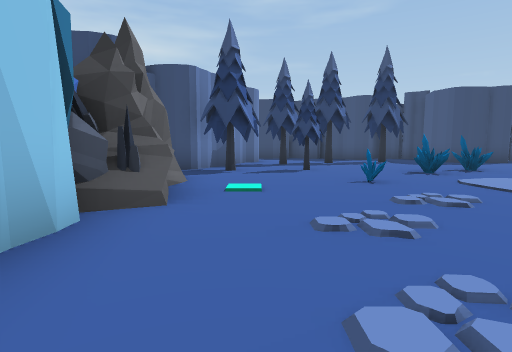
View 1 (above)

12 first-person views from a walk through a Unity game level. The camera is 1.3 m above the floor, tilts 6° down and sees 80° across. The floor is counted in squares, 2 m on a side. Each view is taken from the middle of a square. On the plan, view 1 faces up. The plan holds only what a view shows up to about 10 squares ahead; the rest is blank. The place goes on beyond the plan. The player character is not drawn.

View 2
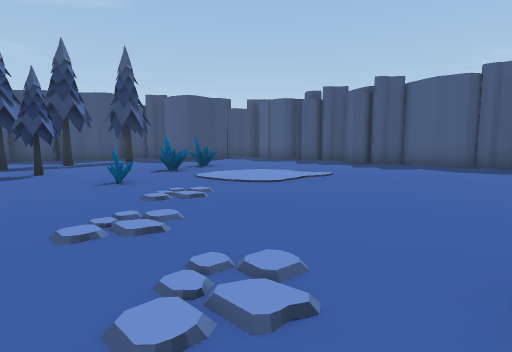

View 3
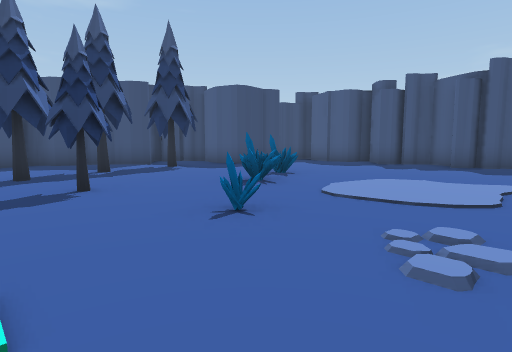

View 4
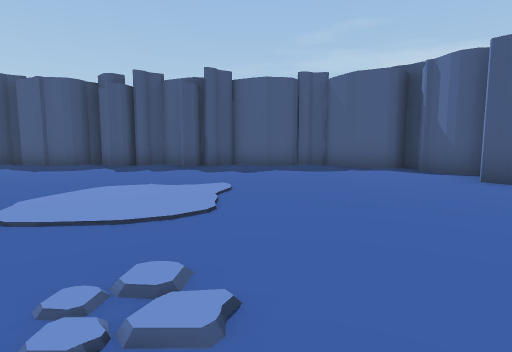

View 5
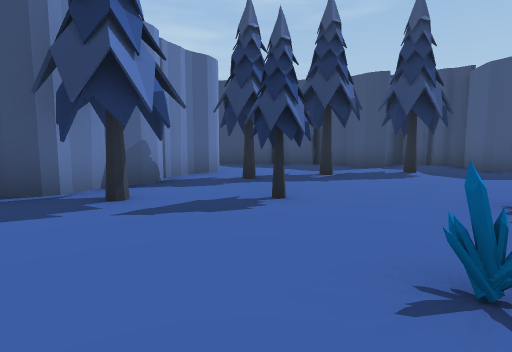

View 6
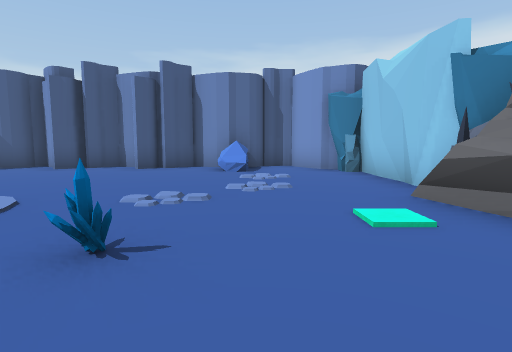

View 7
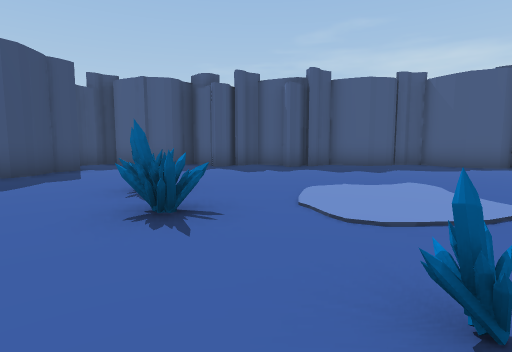

View 8
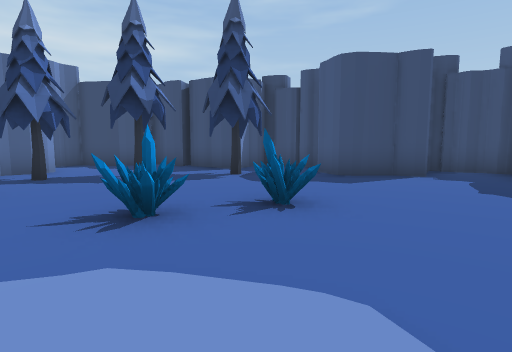

View 9
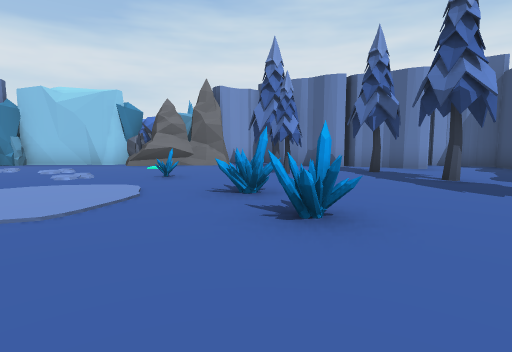

View 10
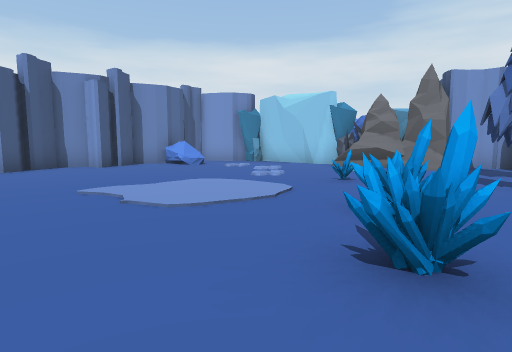

View 11
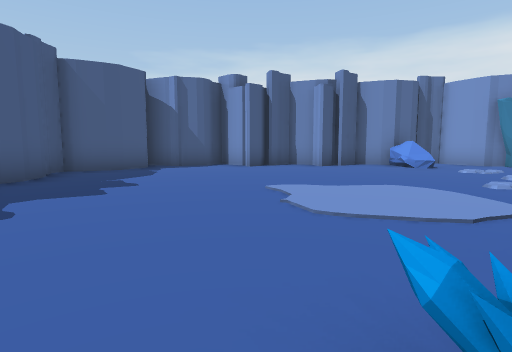

View 12
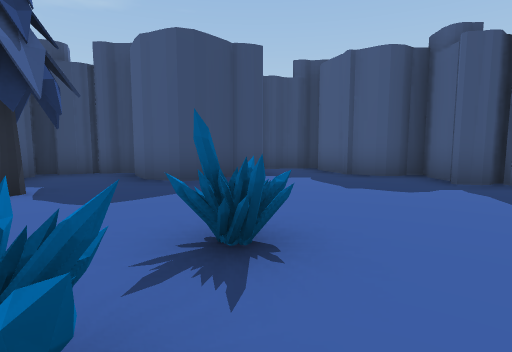

### Floor plan
Points are (right, up) in squares from view 1. A wall is a line through its corners. A room is listed if a view was taken in it or the views show most of it. See-through windows are left out.
Room 1 (views 1, 2, 3, 4, 5, 6, 7, 8, 9, 10, 11, 12)
walls: (6.8, 10.7) (6.5, 11.3) (6.8, 12.4); (6.7, 10.8) (6.5, 11.5); (-1.6, 6.1) (-1.7, 4.9); (-1.4, 7.8) (-2.1, 7.6); (-1.7, 6.1) (-1.7, 4.9); (-0.7, 9.3) (-1.5, 8); (6.5, 11.3) (6.6, 11.9); (8, 10.6) (7.3, 10.6); (10.1, 7.3) (10.6, 7.9); (10.2, 5.1) (10.5, 5.7); (-0.6, 10.5) (-0.8, 9.8); (0.1, 11.3) (-0.1, 10.9) (-0.4, 10.6); (10.2, 8.5) (10.1, 9.4); (4.6, 12.8) (4.6, 12.2) (4, 12.6) (3.8, 13) (2.9, 13.4); (10.5, 8.3) (10.2, 8.5) (10, 9.2) (10.4, 10.1); (10, 2.5) (10.2, 3.1); (7, 12.6) (6.4, 13.4); (11.1, 7.9) (10.7, 8.3); (10.2, 2) (10.1, 2.8); (10.2, 1.8) (10, 2.6) (10.6, 3.8) (10.4, 4.2); (2.8, 13.4) (1.6, 14.2); (4.1, -1.5) (4.8, -1.7); (6.3, -1.2) (6.9, -1.7); (6.2, 13.3) (5.5, 13.5); (2.2, 13.6) (1.9, 14); (2.1, -1.6) (2.7, -1.8) (3.6, -1.3); (9.6, 0.5) (10.2, 0.8); (5.7, 13.7) (5.3, 13.9) (5.1, 13.3) (4.7, 13.1); (2.9, -1.9) (3.3, -1.5); (7.5, -1.2) (8.2, -1); (7.7, -1.2) (8.4, -1); (9, -0.4) (9.4, 0.3) (9.7, 0.5); (9, -0.4) (9.2, 0.2); (1.1, -1.6) (1.6, -1.5); (1.4, 13.8) (0.7, 13.5) (-0.2, 13.6); (10.7, 10.8) (10.2, 11.1); (1, -1.7) (1.8, -1.4); (1.4, 13.9) (0.8, 13.5) (0.3, 13.5); (10.5, 0.8) (10.6, 1.8); (11, 10.6) (10.4, 11.3); (-0.8, -0.9) (-0.4, -1.3); (-0.5, -1.1) (-0.1, -1.8); (-1.1, 12.8) (-1.2, 12.3); (7, -2) (7.3, -1.6); (0.1, -2.1) (0.6, -2); (-0.5, 13.8) (-0.9, 13.4)
low walls: (-1.6, 6) (-1.4, 5.6); (-1.6, 6) (-1.4, 5.4)
ways out: gap at (0, 8)
objects: other object (-2, 0); other object (-2, 1) to (-2, 2); rock (-2, 3); rock (-2, 4); rock (-1, 0); rock (-1, 3); other object (-1, 4); other object (0, 4); other object (1, -1) to (2, -1); tree (1, 8); tree (1, 10); crystal (2, 5); tree (3, 11); crystal (4, 7); crystal (5, 7) to (5, 8); tree (5, 11)

Where each view was taken, in squares from view 1:
view 1: 0 up, 0 right, facing up
view 2: 0 up, 0 right, facing up-right
view 3: 3 up, 0 right, facing up-right
view 4: 3 up, 1 right, facing right
view 5: 4 up, 1 right, facing up
view 6: 7 up, 1 right, facing down
view 7: 6 up, 1 right, facing right
view 8: 4 up, 5 right, facing up
view 9: 7 up, 8 right, facing left
view 10: 8 up, 7 right, facing down-left
view 11: 8 up, 6 right, facing down
view 12: 6 up, 4 right, facing up-right
